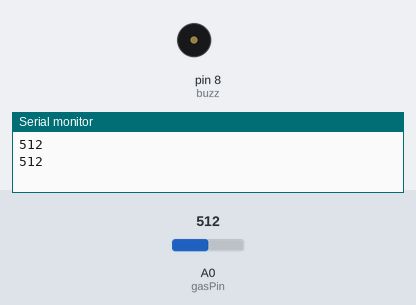
This sketch was run on a simulated Arduino Uno, built with avr-gcc and run on an emulated ATmega328P. Shown: buzzer (waves = sounding, pin HIGH), the last lines printed to the serial monitor. The inputs (shaded band) are chosen by the test bench; at power-on: A0 (gasPin) = 512.

Above: at 1.8 s.
1.9 s: A0 (gasPin) set to 686
4.2 s: A0 (gasPin) set to 717
At 7.0 s:
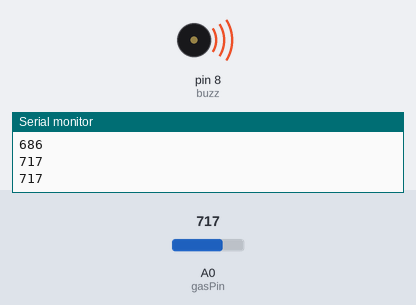
7.5 s: A0 (gasPin) set to 690
At 9.3 s:
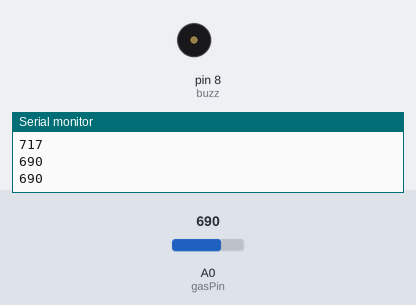
10.5 s: A0 (gasPin) set to 710
At 12.8 s:
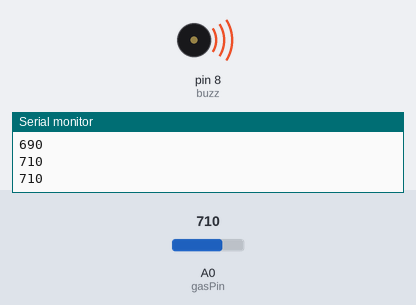
Timing chart, 0 to 14.3 s (numbered marks = the images above; inputs shaded):
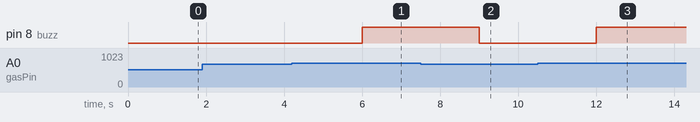

Measured:
- the behaviour switches between 700 and 701 on A0 (gasPin) (found by bisection; images 0 and 1)
- after the input at 4.2 s, pin 8 (buzz): LOW → HIGH after 1.8 s
- after the input at 7.5 s, pin 8 (buzz): HIGH → LOW after 1.5 s
- after the input at 10.5 s, pin 8 (buzz): LOW → HIGH after 1.5 s

The sketch:

mq2.ino
```cpp
const int gasPin = A0;
const int buzz = 8;

void setup() {
  // put your setup code here, to run once:
  Serial.begin(9600);
  pinMode(buzz, OUTPUT);
  pinMode(gasPin, INPUT);
}

void loop() {
  // put your main code here, to run repeatedly:
  int smoke = analogRead(gasPin);
  Serial.println(smoke);
  delay(1000);
  if(smoke > 700){
    digitalWrite(buzz, HIGH);
  }else{
    digitalWrite(buzz, LOW);
  }
}
```
